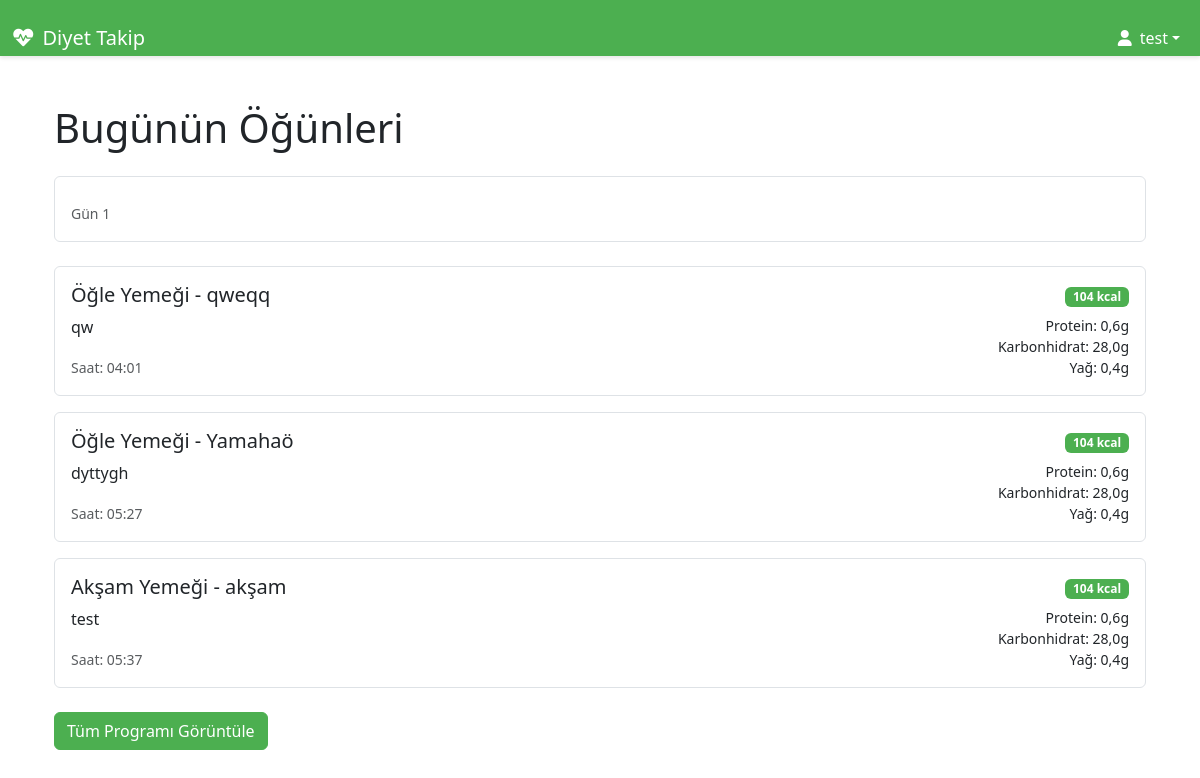
The page /plans/today-meals/ (signed in) on the database its author committed.
### accounts/models.py (models this page shows, shortened)
class CustomUser(AbstractUser):
    USER_TYPE_CHOICES = (
        ('dietitian', 'Diyetisyen'),
        ('client', 'Müşteri'),
    )
    user_type = models.CharField(max_length=10, choices=USER_TYPE_CHOICES)
    phone_number = models.CharField(max_length=20, blank=True, null=True)

### meals/models.py (models this page shows, shortened)
class Meal(models.Model):
    MEAL_TYPES = [
        ('breakfast', 'Kahvaltı'),
        ('lunch', 'Öğle Yemeği'),
        ('dinner', 'Akşam Yemeği'),
        ('snack', 'Ara Öğün'),
    ]
    program = models.ForeignKey('plans.NutritionProgram', on_delete=models.CASCADE, related_name='meals')
    name = models.CharField(max_length=100, verbose_name="Öğün Adı")
    description = models.TextField(blank=True, verbose_name="Açıklama")
    meal_type = models.CharField(max_length=20, choices=MEAL_TYPES, verbose_name="Öğün Tipi")
    day_number = models.PositiveIntegerField(verbose_name="Gün")
    time = models.TimeField(verbose_name="Saat")
    created_at = models.DateTimeField(auto_now_add=True)
    updated_at = models.DateTimeField(auto_now=True)
    @property
    def calories(self):
        total = 0
        for meal_food in self.meal_foods.all():
            food = meal_food.food
            amount = meal_food.amount
            total += (food.calories * amount) / 100
        return round(total)
    @property
    def protein(self):
        total = 0
        for meal_food in self.meal_foods.all():
            food = meal_food.food
            amount = meal_food.amount
            total += (food.protein * amount) / 100
        return round(total, 1)
    @property
    def carbs(self):
        total = 0
        for meal_food in self.meal_foods.all():
            food = meal_food.food
            amount = meal_food.amount
            total += (food.carbs * amount) / 100
        return round(total, 1)
    @property
    def fat(self):
        total = 0
        for meal_food in self.meal_foods.all():
            food = meal_food.food
            amount = meal_food.amount
            total += (food.fat * amount) / 100
        return round(total, 1)
    class Meta:
        verbose_name = "Öğün"
        verbose_name_plural = "Öğünler"
        ordering = ['day_number', 'time']
        unique_together = ['program', 'day_number', 'time']

class MealFood(models.Model):
    meal = models.ForeignKey(Meal, on_delete=models.CASCADE, related_name='meal_foods')
    food = models.ForeignKey(Food, on_delete=models.CASCADE, verbose_name="Besin")
    amount = models.DecimalField(max_digits=6, decimal_places=2, verbose_name="Miktar (g)")
    class Meta:
        verbose_name = "Öğün Besini"
        verbose_name_plural = "Öğün Besinleri"

class Food(models.Model):
    name = models.CharField(max_length=100, verbose_name="Besin Adı")
    calories = models.DecimalField(max_digits=6, decimal_places=2, verbose_name="Kalori (kcal/100g)")
    protein = models.DecimalField(max_digits=6, decimal_places=2, verbose_name="Protein (g/100g)")
    fat = models.DecimalField(max_digits=6, decimal_places=2, verbose_name="Yağ (g/100g)")
    carbs = models.DecimalField(max_digits=6, decimal_places=2, verbose_name="Karbonhidrat (g/100g)")
    created_at = models.DateTimeField(auto_now_add=True)
    updated_at = models.DateTimeField(auto_now=True)
    class Meta:
        verbose_name = "Besin"
        verbose_name_plural = "Besinler"
        ordering = ['name']

### plans/views.py (the view)
# urls.py: path('today-meals/', views.today_meals, name='today_meals'),
@login_required
def today_meals(request):
    today = timezone.now().date()
    active_plan = Plan.objects.filter(
        client__user=request.user,
        is_active=True,
        start_date__lte=today,
        end_date__gte=today
    ).first()
    if not active_plan:
        return render(request, 'plans/today_meals.html', {
            'error': 'Aktif bir diyet planınız bulunmamaktadır.'
        })
    days_passed = (today - active_plan.start_date).days + 1
    meals = active_plan.program.meals.filter(day_number=days_passed).order_by('time')
    return render(request, 'plans/today_meals.html', {
        'plan': active_plan,
        'meals': meals,
        'day_number': days_passed
    })

### templates/plans/today_meals.html (shortened to what this page needs)
{% extends 'base.html' %}
{% block content %}
<div class="container mt-4">
    <h1 class="mb-4">Bugünün Öğünleri</h1>
    {% if error %}
    <div class="alert alert-warning">
        {{ error }}
    </div>
    {% else %}
    <div class="card mb-4">
        <div class="card-body">
            <p class="card-text">
                <small class="text-muted">Gün {{ day_number }}</small>
            </p>
        </div>
    </div>
    {% for meal in meals %}
    <div class="card mb-3">
        <div class="card-body">
            <div class="d-flex justify-content-between align-items-start">
                <div>
                    <h5 class="card-title">{{ meal.get_meal_type_display }} - {{ meal.name }}</h5>
                    <p class="card-text">{{ meal.description }}</p>
                    <p class="card-text">
                        <small class="text-muted">Saat: {{ meal.time|time:"H:i" }}</small>
                    </p>
                </div>
                <div class="text-end">
                    <div class="badge bg-primary mb-2">{{ meal.calories }} kcal</div>
                    <div class="small">
                        <div>Protein: {{ meal.protein }}g</div>
                        <div>Karbonhidrat: {{ meal.carbs }}g</div>
                        <div>Yağ: {{ meal.fat }}g</div>
                    </div>
                </div>
            </div>
        </div>
    </div>
    {% empty %}
    <div class="alert alert-info">
        Bugün için planlanmış öğün bulunmamaktadır.
    </div>
    {% endfor %}
    <div class="mt-4">
        <a href="{% url 'plans:plan_detail' plan.id %}" class="btn btn-primary">
            Tüm Programı Görüntüle
        </a>
    </div>
    {% endif %}
</div>
{% endblock %}

### templates/base.html (shortened to what this page needs)
{% load static %}
<!DOCTYPE html>
<html lang="tr">
<head>
    <link href="https://cdn.jsdelivr.net/npm/bootstrap@5.3.0/dist/css/bootstrap.min.css" rel="stylesheet">
    <link href="https://cdnjs.cloudflare.com/ajax/libs/font-awesome/6.0.0/css/all.min.css" rel="stylesheet">
    <link href="{% static '/css/style.css' %}" rel="stylesheet">
</head>
<body>
    <nav class="navbar navbar-expand-lg navbar-dark fixed-top">
        <div class="container-fluid">
            <a class="navbar-brand" href="{% url 'home' %}">
                <i class="fas fa-heartbeat"></i> Diyet Takip
            </a>
            <div class="collapse navbar-collapse" id="navbarNav">
                <ul class="navbar-nav ms-auto">
                    {% if user.is_authenticated %}
                    <li class="nav-item dropdown">
                        <a class="nav-link dropdown-toggle" href="#" id="navbarDropdown" role="button" data-bs-toggle="dropdown">
                            <i class="fas fa-user"></i> {{ user.get_full_name|default:user.username }}
                        </a>
                    </li>
                    {% endif %}
                </ul>
            </div>
        </div>
    </nav>
    <div class="messages-container">
    </div>
    <div class="container py-4">
        {% block content %}{% endblock %}
    </div>
</body>
</html>

### static/css/style.css (style rules this page uses)
:root { --primary-color: #4CAF50; --primary-hover: #45a049; --secondary-color: #f8f9fa; --text-color: #333333; --light-gray: #e9ecef; --border-color: #dee2e6; }
:root { --bs-primary: var(--primary-color); --bs-primary-rgb: 76, 175, 80; --bs-primary-hover: var(--primary-hover); --bs-primary-hover-rgb: 69, 160, 73; }
.navbar { height: 56px; z-index: 1030; display: flex; align-items: center; background-color: var(--primary-color) !important; box-shadow: 0 2px 4px rgba(0,0,0,0.1); }
.navbar-brand { display: flex; align-items: center; font-size: 1.25rem; padding: 0; color: white !important; }
.navbar-brand i { margin-right: 0.5rem; }
.navbar-nav { display: flex; align-items: center; }
.nav-link { display: flex; align-items: center; padding: 0.5rem 1rem; color: white !important; }
.nav-link i { margin-right: 0.5rem; }
.card { transition: transform 0.2s; margin-bottom: 1rem; border-color: var(--border-color); }
.btn-primary { background-color: var(--primary-color) !important; border-color: var(--primary-color) !important; }
.container-fluid { padding-top: 20px; }
body { padding-top: 56px; }
.messages-container { position: fixed; top: 56px; left: 0; right: 0; z-index: 1030; padding: 1rem; pointer-events: none; }

### rows shown on the page
CustomUser: get_full_name "test"
Meal: meal_type "Öğle Yemeği", name "qweqq", description "qw", time "04:01", calories "104", protein "0,6", carbs "28,0", fat "0,4"
Meal: meal_type "Öğle Yemeği", name "Yamahaö", description "dyttygh", time "05:27", calories "104", protein "0,6", carbs "28,0", fat "0,4"
Meal: meal_type "Akşam Yemeği", name "akşam", description "test", time "05:37", calories "104", protein "0,6", carbs "28,0", fat "0,4"
